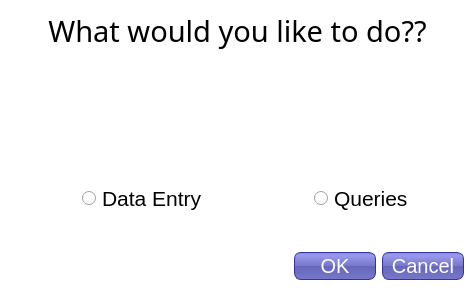
<?xml version="1.0" encoding="UTF-8"?>
<ui version="4.0">
 <class>Options_form</class>
 <widget class="QWidget" name="Options_form">
  <property name="geometry">
   <rect>
    <x>0</x>
    <y>0</y>
    <width>475</width>
    <height>291</height>
   </rect>
  </property>
  <property name="palette">
   <palette>
    <active>
     <colorrole role="WindowText">
      <brush brushstyle="SolidPattern">
       <color alpha="255">
        <red>0</red>
        <green>0</green>
        <blue>255</blue>
       </color>
      </brush>
     </colorrole>
     <colorrole role="Button">
      <brush brushstyle="SolidPattern">
       <color alpha="255">
        <red>255</red>
        <green>255</green>
        <blue>255</blue>
       </color>
      </brush>
     </colorrole>
     <colorrole role="ButtonText">
      <brush brushstyle="SolidPattern">
       <color alpha="255">
        <red>0</red>
        <green>0</green>
        <blue>255</blue>
       </color>
      </brush>
     </colorrole>
     <colorrole role="Base">
      <brush brushstyle="SolidPattern">
       <color alpha="255">
        <red>255</red>
        <green>255</green>
        <blue>255</blue>
       </color>
      </brush>
     </colorrole>
     <colorrole role="Window">
      <brush brushstyle="SolidPattern">
       <color alpha="255">
        <red>255</red>
        <green>255</green>
        <blue>255</blue>
       </color>
      </brush>
     </colorrole>
    </active>
    <inactive>
     <colorrole role="WindowText">
      <brush brushstyle="SolidPattern">
       <color alpha="255">
        <red>0</red>
        <green>0</green>
        <blue>255</blue>
       </color>
      </brush>
     </colorrole>
     <colorrole role="Button">
      <brush brushstyle="SolidPattern">
       <color alpha="255">
        <red>255</red>
        <green>255</green>
        <blue>255</blue>
       </color>
      </brush>
     </colorrole>
     <colorrole role="ButtonText">
      <brush brushstyle="SolidPattern">
       <color alpha="255">
        <red>0</red>
        <green>0</green>
        <blue>255</blue>
       </color>
      </brush>
     </colorrole>
     <colorrole role="Base">
      <brush brushstyle="SolidPattern">
       <color alpha="255">
        <red>255</red>
        <green>255</green>
        <blue>255</blue>
       </color>
      </brush>
     </colorrole>
     <colorrole role="Window">
      <brush brushstyle="SolidPattern">
       <color alpha="255">
        <red>255</red>
        <green>255</green>
        <blue>255</blue>
       </color>
      </brush>
     </colorrole>
    </inactive>
    <disabled>
     <colorrole role="WindowText">
      <brush brushstyle="SolidPattern">
       <color alpha="255">
        <red>120</red>
        <green>120</green>
        <blue>120</blue>
       </color>
      </brush>
     </colorrole>
     <colorrole role="Button">
      <brush brushstyle="SolidPattern">
       <color alpha="255">
        <red>255</red>
        <green>255</green>
        <blue>255</blue>
       </color>
      </brush>
     </colorrole>
     <colorrole role="ButtonText">
      <brush brushstyle="SolidPattern">
       <color alpha="255">
        <red>120</red>
        <green>120</green>
        <blue>120</blue>
       </color>
      </brush>
     </colorrole>
     <colorrole role="Base">
      <brush brushstyle="SolidPattern">
       <color alpha="255">
        <red>255</red>
        <green>255</green>
        <blue>255</blue>
       </color>
      </brush>
     </colorrole>
     <colorrole role="Window">
      <brush brushstyle="SolidPattern">
       <color alpha="255">
        <red>255</red>
        <green>255</green>
        <blue>255</blue>
       </color>
      </brush>
     </colorrole>
    </disabled>
   </palette>
  </property>
  <property name="font">
   <font>
    <pointsize>16</pointsize>
   </font>
  </property>
  <property name="windowTitle">
   <string>Form</string>
  </property>
  <property name="styleSheet">
   <string notr="true">#Options_form{
background-image: url(/Python27/ICPMS/options3.jpg);
background-repeat: no-repeat;
background-position: center;
background-size: 250px 250px;
background-color:white;
}
QPushButton {
color: white;
background-color: QLinearGradient( x1: 0, y1: 0, x2: 0, y2: 1, stop: 0 #88d, stop: 0.1 #99e, stop: 0.49 #77c, stop: 0.5 #66b, stop: 1 #77c);
border-width: 1px;
border-color: #339;
border-style: solid;
border-radius: 7;
padding: 3px;
font-size: 20px;
padding-left: 5px;
padding-right: 5px;
min-width: 50px;
max-width: 50px;
min-height: 18px;
max-height: 20px;
}
</string>
  </property>
  <layout class="QHBoxLayout" name="horizontalLayout_4">
   <item>
    <layout class="QVBoxLayout" name="verticalLayout">
     <item>
      <widget class="QLabel" name="label">
       <property name="font">
        <font>
         <family>NEOTERIQUE</family>
         <pointsize>22</pointsize>
        </font>
       </property>
       <property name="styleSheet">
        <string notr="true"/>
       </property>
       <property name="text">
        <string>What would you like to do??</string>
       </property>
       <property name="alignment">
        <set>Qt::AlignCenter</set>
       </property>
      </widget>
     </item>
     <item>
      <spacer name="verticalSpacer">
       <property name="orientation">
        <enum>Qt::Vertical</enum>
       </property>
       <property name="sizeHint" stdset="0">
        <size>
         <width>20</width>
         <height>40</height>
        </size>
       </property>
      </spacer>
     </item>
     <item>
      <layout class="QHBoxLayout" name="horizontalLayout">
       <item>
        <spacer name="horizontalSpacer_2">
         <property name="orientation">
          <enum>Qt::Horizontal</enum>
         </property>
         <property name="sizeHint" stdset="0">
          <size>
           <width>40</width>
           <height>20</height>
          </size>
         </property>
        </spacer>
       </item>
       <item>
        <spacer name="verticalSpacer_2">
         <property name="orientation">
          <enum>Qt::Vertical</enum>
         </property>
         <property name="sizeHint" stdset="0">
          <size>
           <width>20</width>
           <height>40</height>
          </size>
         </property>
        </spacer>
       </item>
       <item>
        <widget class="QRadioButton" name="dataentry_rbtn">
         <property name="font">
          <font>
           <pointsize>16</pointsize>
          </font>
         </property>
         <property name="styleSheet">
          <string notr="true"/>
         </property>
         <property name="text">
          <string>Data Entry</string>
         </property>
         <attribute name="buttonGroup">
          <string notr="true">buttonGroup</string>
         </attribute>
        </widget>
       </item>
       <item>
        <spacer name="horizontalSpacer_4">
         <property name="orientation">
          <enum>Qt::Horizontal</enum>
         </property>
         <property name="sizeHint" stdset="0">
          <size>
           <width>40</width>
           <height>20</height>
          </size>
         </property>
        </spacer>
       </item>
       <item>
        <spacer name="horizontalSpacer_5">
         <property name="orientation">
          <enum>Qt::Horizontal</enum>
         </property>
         <property name="sizeHint" stdset="0">
          <size>
           <width>40</width>
           <height>20</height>
          </size>
         </property>
        </spacer>
       </item>
       <item>
        <widget class="QRadioButton" name="queries_rbtn">
         <property name="font">
          <font>
           <pointsize>16</pointsize>
          </font>
         </property>
         <property name="text">
          <string>Queries</string>
         </property>
         <attribute name="buttonGroup">
          <string notr="true">buttonGroup</string>
         </attribute>
        </widget>
       </item>
       <item>
        <spacer name="horizontalSpacer_3">
         <property name="orientation">
          <enum>Qt::Horizontal</enum>
         </property>
         <property name="sizeHint" stdset="0">
          <size>
           <width>40</width>
           <height>20</height>
          </size>
         </property>
        </spacer>
       </item>
      </layout>
     </item>
     <item>
      <layout class="QHBoxLayout" name="horizontalLayout_2">
       <item>
        <spacer name="horizontalSpacer">
         <property name="orientation">
          <enum>Qt::Horizontal</enum>
         </property>
         <property name="sizeHint" stdset="0">
          <size>
           <width>40</width>
           <height>20</height>
          </size>
         </property>
        </spacer>
       </item>
       <item>
        <widget class="QPushButton" name="ok_btn">
         <property name="font">
          <font>
           <pointsize>-1</pointsize>
          </font>
         </property>
         <property name="styleSheet">
          <string notr="true">width:70px</string>
         </property>
         <property name="text">
          <string>OK</string>
         </property>
        </widget>
       </item>
       <item>
        <widget class="QPushButton" name="cancel_btn">
         <property name="minimumSize">
          <size>
           <width>82</width>
           <height>26</height>
          </size>
         </property>
         <property name="font">
          <font>
           <pointsize>-1</pointsize>
          </font>
         </property>
         <property name="styleSheet">
          <string notr="true">width:70px</string>
         </property>
         <property name="text">
          <string>Cancel</string>
         </property>
        </widget>
       </item>
      </layout>
     </item>
    </layout>
   </item>
  </layout>
 </widget>
 <resources/>
 <connections/>
 <buttongroups>
  <buttongroup name="buttonGroup"/>
 </buttongroups>
</ui>
